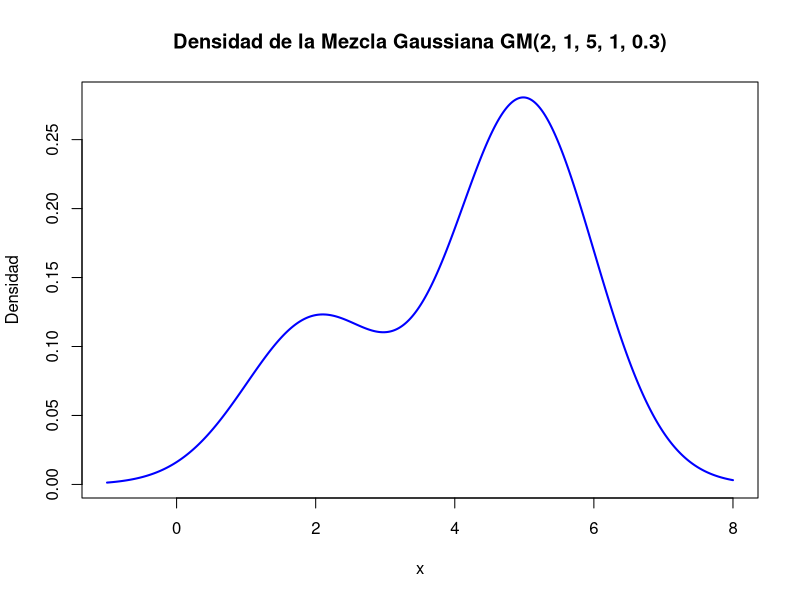
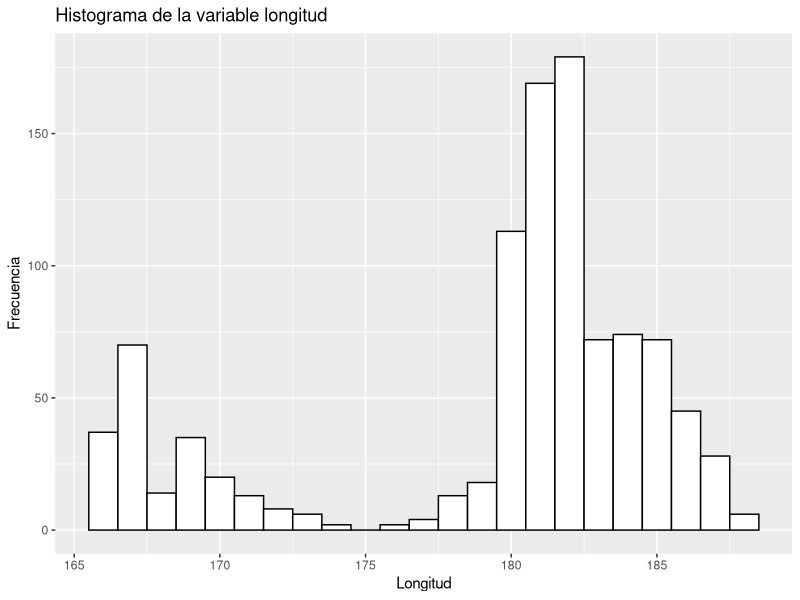
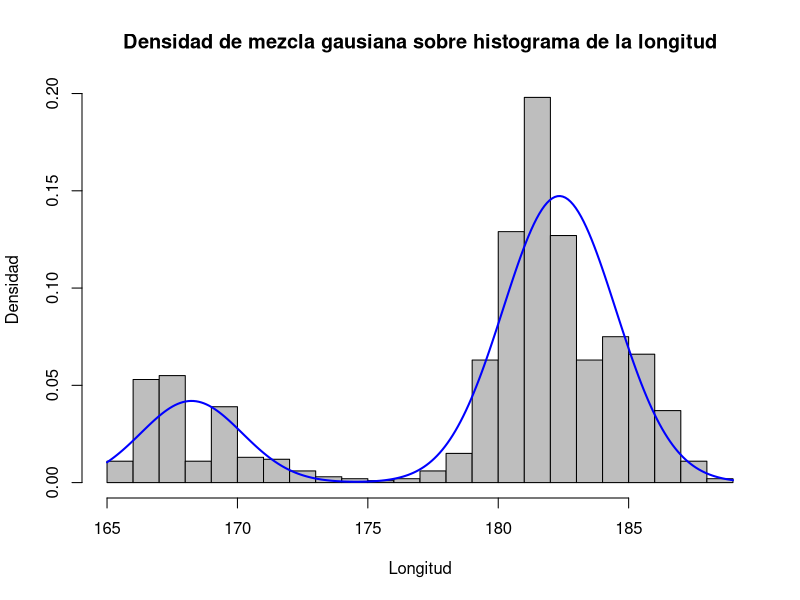
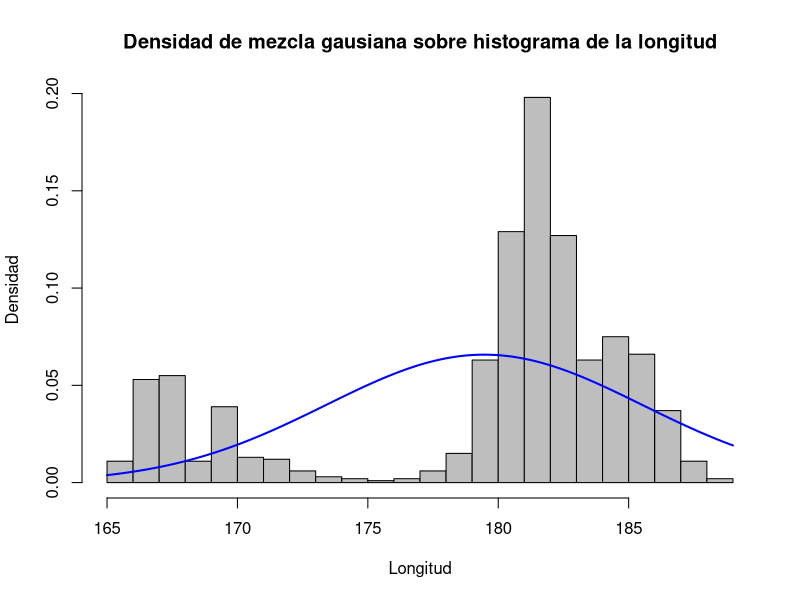
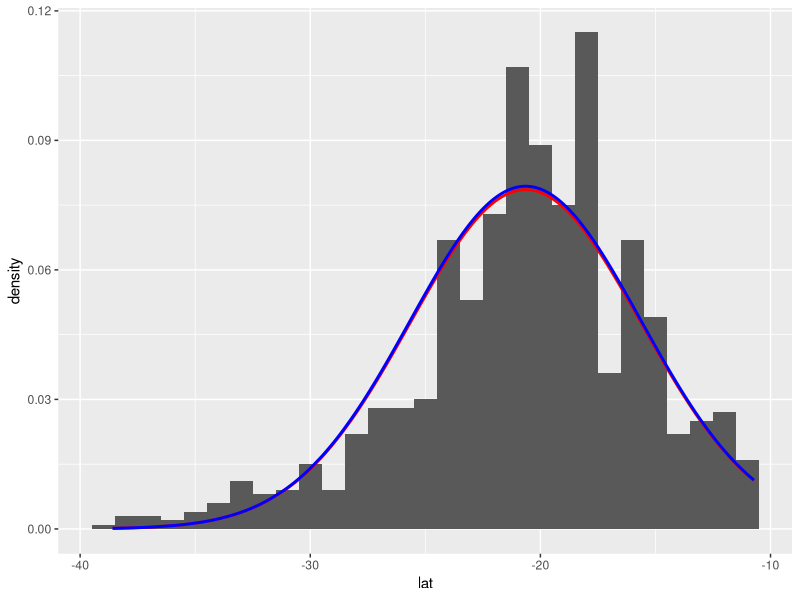
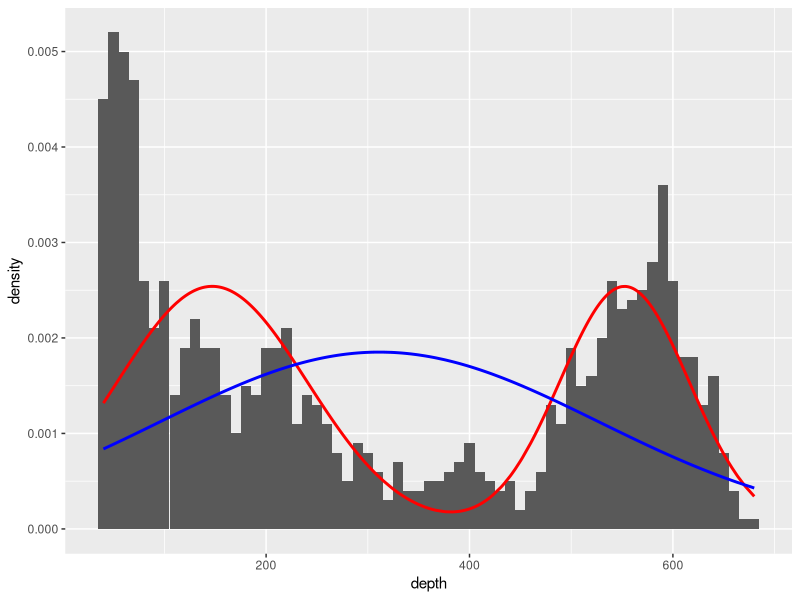
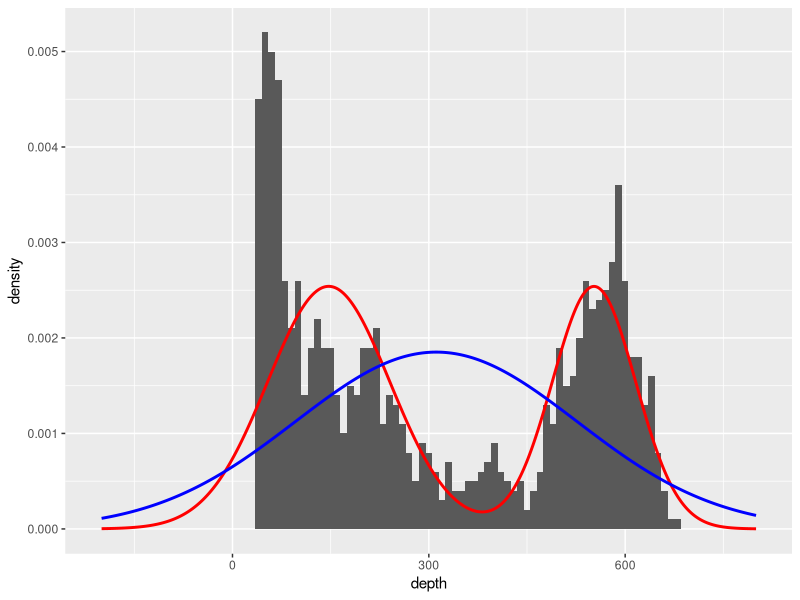
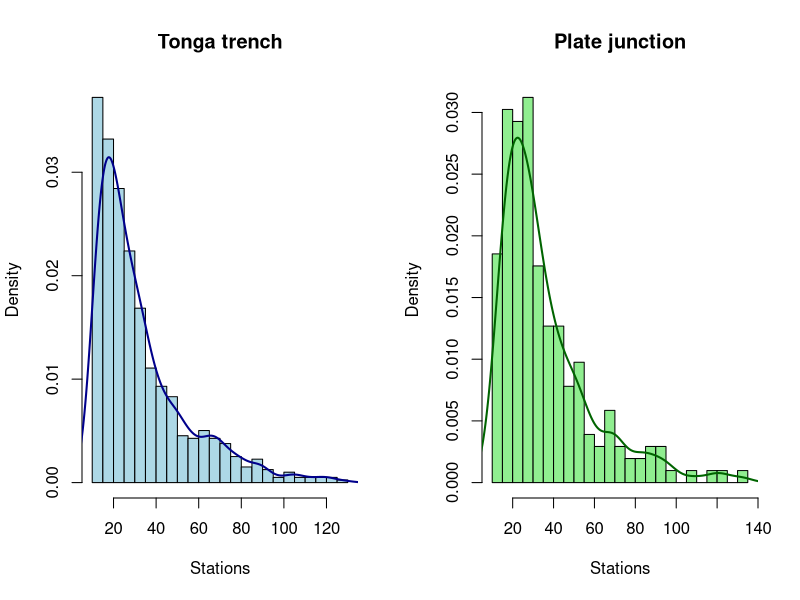

The R script that drew these images, in order:
## ---- chunk 1
knitr::opts_chunk$set(echo = TRUE)

rm(list=ls())

library(mclust)
library(ggplot2)
library(dplyr)
library(tidyr)
## ---- chunk 2
data<-quakes
## ---- chunk 3
densidadmg <- function(x, mu1, sd1, mu2, sd2, w) {
  densidad <- w * dnorm(x, mean = mu1, sd = sd1) + (1-w) * dnorm(x, mean = mu2, sd = sd2)
  return(densidad)
}
## ---- chunk 4
# Establecemos el rango de x
x <- seq(-1, 8, length.out = 500)

#Calculamos la densidad
densidad <- densidadmg(x, 2,1,5,1,0.3)

#Graficamos la densidad
plot(x, densidad, type = "l", col = "blue", lwd = 2,
     main = "Densidad de la Mezcla Gaussiana GM(2, 1, 5, 1, 0.3)",
     xlab = "x", ylab = "Densidad")
## ---- chunk 5
p <- ggplot(data, aes(x=long)) + 
  geom_histogram(color="black", fill="white", breaks=(floor(min(data$long))+0.5):(ceiling(max(data$long))-0.5)) +
  labs(title="Histograma de la variable longitud",x="Longitud", y = "Frecuencia")
p
## ---- chunk 6
#Creamos la función de log-verosimilitud negativa
log_verosimilitud <- function(params, x) {
  mu1 <- params[1]
  sd1 <- params[2]
  mu2 <- params[3]
  sd2 <- params[4]
  w <- params[5]

  # Calcular la log-verosimilitud negativa
  densidades <- densidadmg(x, mu1, sd1, mu2, sd2, w)
  return(-sum(log(densidades)))
}

# Buscamos los valores optimizando
resultado <- optim(
  par = c(167,2,182,2,0.3),
  fn = log_verosimilitud,
  x = data$long,
  method = "L-BFGS-B",
  lower = c(-Inf, 0.01, -Inf, 0.01, 0.01),
  upper = c(Inf, Inf, Inf, Inf, 0.99)
)

cat("Estimación del parámetro mu1:",resultado$par[1],"\n")
cat("Estimación del parámetro sd1:",resultado$par[2],"\n")
cat("Estimación del parámetro mu2:",resultado$par[3],"\n")
cat("Estimación del parámetro sd2:",resultado$par[4],"\n")
cat("Estimación del parámetro w:",resultado$par[5],"\n")
## ---- chunk 7
x <- seq(165,189,length.out = 240)
y <- densidadmg(x, resultado$par[1],resultado$par[2],resultado$par[3],resultado$par[4],resultado$par[5])

# Crear el histograma
hist(data$long, breaks = 30, probability = TRUE, col = "gray", xlab = "Longitud", ylab = "Densidad", main = "")

# Superponer la curva de densidad
title <- "Densidad de mezcla gausiana sobre histograma de la longitud"
lines(x, y, col = "blue", lwd = 2, lty = 1)
title(main = title)
## ---- chunk 8
#Creamos la función de log-verosimilitud negativa
log_verosimilitud2 <- function(params, x) {
  mu <- params[1]
  sd <- params[2]

  # Calcular la log-verosimilitud negativa
  densidades <- dnorm(x, mean = mu, sd = sd)
  return(-sum(log(densidades)))
}

# Buscamos los valores optimizando
resultado2 <- optim(
  par = c(mean(data$long),sd(data$long)),
  fn = log_verosimilitud2,
  x = data$long,
  method = "L-BFGS-B",
  lower = c(-Inf, 0.01),
  upper = c(Inf, Inf)
)

cat("Estimación del parámetro mu:",resultado2$par[1],"\n")
cat("Estimación del parámetro sd:",resultado2$par[2],"\n")
## ---- chunk 9
x <- seq(165,189,length.out = 240)
y <- dnorm(x, resultado2$par[1],resultado2$par[2])

# Crear el histograma
hist(data$long, breaks = 30, probability = TRUE, col = "gray", xlab = "Longitud", ylab = "Densidad", main = "")

# Superponer la curva de densidad
title <- "Densidad de mezcla gausiana sobre histograma de la longitud"
lines(x, y, col = "blue", lwd = 2, lty = 1)
title(main = title)
## ---- chunk 10
# Definimos las funciones para calcular el AIC y BIC a partir de las logverosimilitudes
AICfromL <- function(x, params, LogLike){
  return(  2*length(params) + 2*LogLike(params,x) ) #Sumamos en vez de restar porque las LogVerosimilitudes las hemos cambiado de signo
}
BICfromL <- function(x, params, LogLike){
  return( length(params)*log(length(x)) + 2*LogLike(params,x) ) # idem a AICfromL
}

#AIC y BIC del modelo gaussiano simple:
AICsimple <- AICfromL(data$long, params = resultado2$par, log_verosimilitud2)
BICsimple <- BICfromL(data$long, params = resultado2$par, log_verosimilitud2)

cat('Resultados de los criterios AIC y BIC para el modelo simple: \nAIC:', AICsimple,'\nBIC:', BICsimple)

#AIC y BIC del modelo gaussiano ponderado:
AICponderado <- AICfromL(data$long, params = resultado$par, log_verosimilitud)
BICponderado <- BICfromL(data$long, params = resultado$par, log_verosimilitud)

cat('Resultados de los criterios AIC y BIC para el modelo ponderado: \nAIC:', AICponderado,'\nBIC:', BICponderado)
## ---- chunk 11
resultado_lat_simple <- optim(
  par = c(mean(data$lat), sd(data$lat)),
  fn = log_verosimilitud2,
  x = data$lat,
  method = "L-BFGS-B",
  lower = c(-Inf, 0.01, -Inf, 0.01, 0.01),
  upper = c(Inf, Inf, Inf, Inf, 0.99)
)

resultado_lat_pond <- optim(
  par = c(15,2,25,2,0.3),
  fn = log_verosimilitud,
  x = data$lat,
  method = "L-BFGS-B",
  lower = c(-Inf, 0.01, -Inf, 0.01, 0.01),
  upper = c(Inf, Inf, Inf, Inf, 0.99)
)

AIC_lat_simple <- AICfromL(data$lat, params = resultado_lat_simple$par, log_verosimilitud2)
BIC_lat_simple <- BICfromL(data$lat, params = resultado_lat_simple$par, log_verosimilitud2)

cat('Resultados de los criterios AIC y BIC para el modelo simple aplicado a latitud son: \nAIC:', AIC_lat_simple,'\nBIC:', BIC_lat_simple)

AIC_lat_pond <- AICfromL(data$lat, params = resultado_lat_pond$par, log_verosimilitud)
BIC_lat_pond <- BICfromL(data$lat, params = resultado_lat_pond$par, log_verosimilitud)

cat('Resultados de los criterios AIC y BIC para el modelo ponderado aplicado a latitud son: \nAIC:', AIC_lat_pond,'\nBIC:', BIC_lat_pond)

densidadobtenidalat  <- densidadmg( data$lat, resultado_lat_pond$par[1], resultado_lat_pond$par[2], resultado_lat_pond$par[3], resultado_lat_pond$par[4], resultado_lat_pond$par[5] )

ggplot(data = data)+
  geom_histogram( aes(x = lat, y = ..density..), binwidth=1 )+
  geom_line( aes( x = lat, y = densidadobtenidalat), linewidth = 1, col = "red")+
  geom_line( aes( x = lat,y = dnorm(lat, resultado_lat_simple$par[1],resultado_lat_simple$par[2])), linewidth = 1, col = "blue")
## ---- chunk 12
cat("Parámetro peso estimado:",resultado_lat_pond$par[5])
## ---- chunk 13
resultado_prof_simple <- optim(
  par = c(mean(data$depth), sd(data$depth)),
  fn = log_verosimilitud2,
  x = data$depth,
  method = "L-BFGS-B",
  lower = c(-Inf, 0.01, -Inf, 0.01, 0.01),
  upper = c(Inf, Inf, Inf, Inf, 0.99)
)

resultado_prof_pond <- optim(
  par = c(75,60,600,150,0.7), #Inicializamos viendo en el histograma dónde parecen estar los dos centros de las gaussianas 170, 600
  fn = log_verosimilitud,
  x = data$depth,
  method = "L-BFGS-B",
  lower = c(0, 0.01, -Inf, 0.01, 0.01),
  upper = c(Inf, Inf, Inf, Inf, 0.99)
)

AIC_prof_simple <- AICfromL(data$lat, params = resultado_lat_simple$par, log_verosimilitud2)
BIC_prof_simple <- BICfromL(data$lat, params = resultado_lat_simple$par, log_verosimilitud2)

cat('Resultados de los criterios AIC y BIC para el modelo simple aplicado a profundidad son: \nAIC:', AIC_prof_simple,'\nBIC:', BIC_prof_simple)

AIC_prof_pond <- AICfromL(data$lat, params = resultado_prof_pond$par, log_verosimilitud)
BIC_prof_pond <- BICfromL(data$lat, params = resultado_prof_pond$par, log_verosimilitud)

cat('Resultados de los criterios AIC y BIC para el modelo ponderado aplicado a profundidad son: \nAIC:', AIC_prof_pond,'\nBIC:', BIC_prof_pond)

Xaxis <- seq(-200,800, by = 1)
densidadobtenidaX <- densidadmg( Xaxis, resultado_prof_pond$par[1], resultado_prof_pond$par[2], resultado_prof_pond$par[3], resultado_prof_pond$par[4], resultado_prof_pond$par[5] )
densidadobtenidadepth  <- densidadmg( data$depth, resultado_prof_pond$par[1], resultado_prof_pond$par[2], resultado_prof_pond$par[3], resultado_prof_pond$par[4], resultado_prof_pond$par[5] )

ggplot(data = data)+
  geom_histogram( aes(x = depth, y = ..density..), binwidth = 10 )+
  geom_line( aes( x = depth, y = densidadobtenidadepth), linewidth = 1, col = "red")+
  geom_line( aes( x = depth,y = dnorm(depth, resultado_prof_simple$par[1],resultado_prof_simple$par[2])), linewidth = 1, col = "blue")
## ---- chunk 14
ggplot()+
  geom_histogram( data = data, aes(x = depth, y = ..density..) , binwidth = 10)+
  geom_line( aes( x = Xaxis, y = densidadobtenidaX), linewidth = 1, col = "red")+
  geom_line( aes( x = Xaxis,y = dnorm(Xaxis, resultado_prof_simple$par[1],resultado_prof_simple$par[2])), linewidth = 1, col = "blue")
## ---- chunk 15
data$class <- ifelse(data$long > 175, "Tonga trench", "Plate junction")

# Separamos en un dataset por evento

data_Tonga<-data %>%
  filter(class=="Tonga trench")

data_Plate<- data %>%
  filter(class=="Plate junction")

# Función para calcular intervalos de confianza (formato aseado)
intervalo_confianza <- function(x, nivel = 0.95) {
  n <- length(x)
  mean_x <- mean(x)
  se <- sd(x) / sqrt(n)  # Error estándar
  error <- qt((1 + nivel) / 2, df = n - 1) * se
  c(Media = mean_x, LI = mean_x - error, LS = mean_x + error)
}

# Procesar datos para Tonga Trench
resultados_tonga <- data_Tonga %>%
  summarise(
    Longitud = intervalo_confianza(long),
    Latitud = intervalo_confianza(lat),
    Profundidad = intervalo_confianza(depth)
  )

# Trasponer y renombrar columnas para Tonga
resultados_tonga <- as.data.frame(t(resultados_tonga))  # Transponer
colnames(resultados_tonga) <- c("Media", "Valor inferior", "Valor superior")  # Renombrar columnas

# Procesar datos para Plate Junction
resultados_plate <- data_Plate %>%
  summarise(
    Longitud = intervalo_confianza(long),
    Latitud = intervalo_confianza(lat),
    Profundidad = intervalo_confianza(depth)
  )

# Trasponer y renombrar columnas para Plate
resultados_plate <- as.data.frame(t(resultados_plate))  # Transponer
colnames(resultados_plate) <- c("Media", "Valor inferior", "Valor superior")  # Renombrar columnas
## ---- chunk 16
# Mostrar resultados
# Resultados de Tonga
print(resultados_tonga)
## ---- chunk 17
#Resultados para Plate junction
print(resultados_plate)
## ---- chunk 18
# Dividir los datos en dos grupos según la magnitud
grupo1 <- data$stations[data$class == "Tonga trench"]
grupo2 <- data$stations[data$class == "Plate junction"]
## ---- chunk 19
par(mfrow = c(1, 2)) 

# Histograma para el grupo "Tonga trench"
hist(grupo1, 
     breaks = 20, 
     col = "lightblue", 
     main = "Tonga trench", 
     xlab = "Stations", 
     probability = TRUE)
lines(density(grupo1), col = "darkblue", lwd = 2)

# Histograma para el grupo "Plate junction"
hist(grupo2, 
     breaks = 20, 
     col = "lightgreen", 
     main = "Plate junction", 
     xlab = "Stations", 
     probability = TRUE)
lines(density(grupo2), col = "darkgreen", lwd = 2)
## ---- chunk 20
shapiro.test(grupo1) # para el grupo Tonga trench
shapiro.test(grupo2) # para el grupo Plate junction
## ---- chunk 21
set.seed(123) # Para reproducibilidad

# Crear una función para calcular la diferencia de medias
diff_means <- function(data1, data2) {
  mean(data1) - mean(data2)
}

# Bootstrap
n_boot <- 10000
boot_diff <- replicate(n_boot, {
  sample1 <- sample(grupo1, length(grupo1), replace = TRUE)
  sample2 <- sample(grupo2, length(grupo2), replace = TRUE)
  diff_means(sample1, sample2)
})

# Intervalo de confianza al 99% y al 90%
ci_99 <- quantile(boot_diff, probs = c(0.005, 0.995))
ci_90 <- quantile(boot_diff, probs = c(0.05, 0.95))

print(ci_99)
print(ci_90)

# Verificar si el intervalo incluye 0
if (ci_99[1] > 0 || ci_99[2] < 0) {
  cat("Rechazamos H0 al nivel de significancia 0.01\n")
} else {
  cat("No podemos rechazar H0 al nivel de significancia 0.01\n")
}

if (ci_90[1] > 0 || ci_90[2] < 0) {
  cat("Rechazamos H0 al nivel de significancia 0.1\n")
} else {
  cat("No podemos rechazar H0 al nivel de significancia 0.1\n")
}
